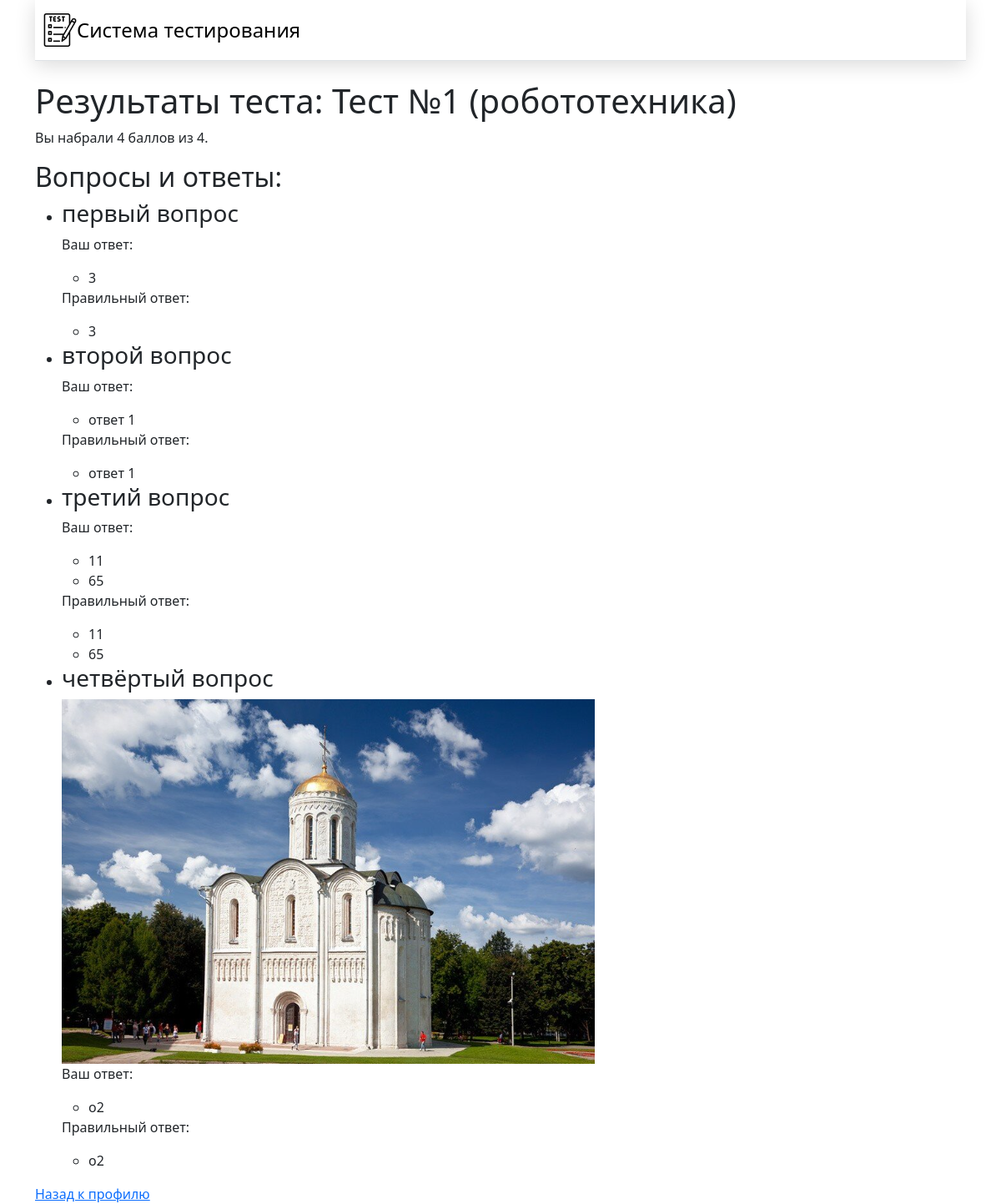
Page /results/1 on the committed database.
### app.py (models this page shows)
class Test(db.Model):
    test_id = db.Column(db.Integer, primary_key=True)
    title = db.Column(db.String(100), nullable=False)
    description = db.Column(db.Text)
    group_id = db.Column(db.Integer, db.ForeignKey('group.group_id'))
    group = db.relationship('Group', back_populates='tests')
    questions = db.relationship('Question', back_populates='test')

class UserTest(db.Model):
    user_test_id = db.Column(db.Integer, primary_key=True)
    user_id = db.Column(db.Integer, db.ForeignKey('user.user_id'))
    test_id = db.Column(db.Integer, db.ForeignKey('test.test_id'))
    score = db.Column(db.Integer)
    completed_at = db.Column(db.DateTime)
    user = db.relationship('User', back_populates='user_tests')
    test = db.relationship('Test')

class Question(db.Model):
    question_id = db.Column(db.Integer, primary_key=True)
    test_id = db.Column(db.Integer, db.ForeignKey('test.test_id'))
    question_text = db.Column(db.Text, nullable=False)
    question_type = db.Column(db.Enum('одиночный выбор', 'множественный выбор'), nullable=False)
    image_url = db.Column(db.String(255))
    test = db.relationship('Test', back_populates='questions')
    answers = db.relationship('Answer', back_populates='question')

class Answer(db.Model):
    answer_id = db.Column(db.Integer, primary_key=True)
    question_id = db.Column(db.Integer, db.ForeignKey('question.question_id'))
    answer_text = db.Column(db.String(255), nullable=False)
    is_correct = db.Column(db.Boolean, nullable=False)
    question = db.relationship('Question', back_populates='answers')

### app.py (the view)
@app.route("/results/<int:user_test_id>")
def results(user_test_id):
    user_test = UserTest.query.get(user_test_id)
    if not user_test:
        return "Test not found", 404
    test = user_test.test
    user_answers = UserAnswer.query.filter_by(user_test_id=user_test_id).all()
    user_answers_dict = {}
    for user_answer in user_answers:
      if user_answer.question_id not in user_answers_dict:
          user_answers_dict[user_answer.question_id] = []
      user_answers_dict[user_answer.question_id].append(user_answer.selected_answer_id)
    return render_template("results.html", user_test=user_test, test=test, user_answers=user_answers_dict, Answer=Answer)

### app.py (called while the page is built)
@app.before_request
def create_admin():
    if User.query.filter_by(login='admin').first() is None:
        admin = User(user_name='Администратор', login='admin', password=generate_password_hash('admin'))
        db.session.add(admin)
        db.session.commit()

### templates/results.html (shortened to what this page needs)
{% extends "base.html" %}
{% block content %}
<h1>Результаты теста: {{ test.title }}</h1>
<p>Вы набрали {{ user_test.score }} баллов из {{ test.questions|length }}.</p>
<h2>Вопросы и ответы:</h2>
<ul>
    {% for question in test.questions %}
        <li>
            <h3>{{ question.question_text }}</h3>
            {% if question.image_url %}
                <img src="{{ url_for('static', filename=question.image_url) }}" alt="Изображение вопроса">
            {% endif %}
            <p>Ваш ответ:</p>
            <ul>
                {% if question.question_id in user_answers %}
                    {% for selected_answer_id in user_answers[question.question_id] %}
                        {% set selected_answer = Answer.query.get(selected_answer_id) %}
                        <li>{{ selected_answer.answer_text }}</li>
                    {% endfor %}
                {% else %}
                    <li>не был дан</li>
                {% endif %}
            </ul>
            <p>Правильный ответ:</p>
            <ul>
                {% for answer in question.answers %}
                    {% if answer.is_correct %}
                        <li>{{ answer.answer_text }}</li>
                    {% endif %}
                {% endfor %}
            </ul>
        </li>
    {% endfor %}
</ul>
<a href="{{ url_for('profile') }}">Назад к профилю</a>
{% endblock %}

### templates/base.html (shortened to what this page needs)
<!DOCTYPE html>
<html lang="en">
<head>
    <link href="https://cdn.jsdelivr.net/npm/bootstrap@5.3.3/dist/css/bootstrap.min.css" rel="stylesheet">
    <link rel="stylesheet" href="{{ url_for('static', filename='css/main.css')}}">
</head>
<body>
    <div class="container">
        <header class="d-flex flex-wrap justify-content-center py-3 mb-4 border-bottom">
            <a href="/" class="d-flex align-items-center mb-3 mb-md-0 me-md-auto link-body-emphasis text-decoration-none">
              <img class="header_img" src="{{ url_for('static', filename='img/test.png')}}" alt="test">
              <span class="fs-4">Система тестирования</span>
            </a>
          </header>
        {% block content %} {% endblock %}
    </div>
</body>
</html>

### static/css/main.css (style rules this page uses)
header { position: sticky; top: 0; padding: 10px; z-index: 1000; background: #fff; -webkit-box-shadow: 0 5px 25px rgba(0, 0, 0, 0.15); box-shadow: 0 5px 25px rgba(0, 0, 0, 0.15); }
.header_img { height: 40px; width: 40px; }

### rows in the picture
Test: title "Тест №1 (робототехника)"
UserTest: score "4"
Question: question_text "первый вопрос"
Answer: answer_text "3", answer_text "3"
Question: question_text "второй вопрос"
Answer: answer_text "ответ 1", answer_text "ответ 1"
Question: question_text "третий вопрос"
Answer: answer_text "11", answer_text "11"
Answer: answer_text "65", answer_text "65"
Question: question_text "четвёртый вопрос", image_url (picture)
Answer: answer_text "о2", answer_text "о2"

### other values in the picture
{{ test.questions|length }} "4"
